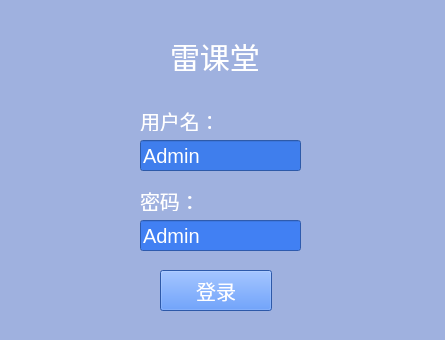
<?xml version="1.0" encoding="UTF-8"?>
<ui version="4.0">
 <class>LoginWindow</class>
 <widget class="QMainWindow" name="LoginWindow">
  <property name="geometry">
   <rect>
    <x>0</x>
    <y>0</y>
    <width>445</width>
    <height>340</height>
   </rect>
  </property>
  <property name="windowTitle">
   <string>登录</string>
  </property>
  <property name="styleSheet">
   <string notr="true">background-color:rgb(159, 177, 223)</string>
  </property>
  <widget class="QWidget" name="centralwidget">
   <widget class="QLineEdit" name="userName">
    <property name="geometry">
     <rect>
      <x>140</x>
      <y>140</y>
      <width>161</width>
      <height>31</height>
     </rect>
    </property>
    <property name="styleSheet">
     <string notr="true">color:rgb(255, 255, 255);
background-color: rgb(63, 126, 237);
font:20px;</string>
    </property>
    <property name="text">
     <string>Admin</string>
    </property>
   </widget>
   <widget class="QLabel" name="label">
    <property name="geometry">
     <rect>
      <x>140</x>
      <y>110</y>
      <width>71</width>
      <height>21</height>
     </rect>
    </property>
    <property name="styleSheet">
     <string notr="true">color: rgb(255, 255, 255);
font: 20px</string>
    </property>
    <property name="text">
     <string>用户名：</string>
    </property>
   </widget>
   <widget class="QLabel" name="label_2">
    <property name="geometry">
     <rect>
      <x>140</x>
      <y>190</y>
      <width>71</width>
      <height>21</height>
     </rect>
    </property>
    <property name="styleSheet">
     <string notr="true">color:rgb(255, 255, 255);
font:20px;</string>
    </property>
    <property name="text">
     <string>密码：</string>
    </property>
   </widget>
   <widget class="QLineEdit" name="userPassword">
    <property name="geometry">
     <rect>
      <x>140</x>
      <y>220</y>
      <width>161</width>
      <height>31</height>
     </rect>
    </property>
    <property name="styleSheet">
     <string notr="true">color:rgb(255, 255, 255);
background-color: rgb(65, 128, 243);
font:20px;</string>
    </property>
    <property name="text">
     <string>Admin</string>
    </property>
   </widget>
   <widget class="QLabel" name="label_3">
    <property name="geometry">
     <rect>
      <x>170</x>
      <y>40</y>
      <width>91</width>
      <height>31</height>
     </rect>
    </property>
    <property name="styleSheet">
     <string notr="true">font:30px;
color:rgb(255, 255, 255);
</string>
    </property>
    <property name="text">
     <string>雷课堂</string>
    </property>
   </widget>
   <widget class="QPushButton" name="loginButton">
    <property name="geometry">
     <rect>
      <x>160</x>
      <y>270</y>
      <width>112</width>
      <height>41</height>
     </rect>
    </property>
    <property name="styleSheet">
     <string notr="true">color: rgb(255, 255, 255);
background-color: rgb(63, 125, 237);
font:20px;
</string>
    </property>
    <property name="text">
     <string>登录</string>
    </property>
    <property name="checkable">
     <bool>false</bool>
    </property>
    <property name="checked">
     <bool>false</bool>
    </property>
   </widget>
  </widget>
 </widget>
 <resources/>
 <connections/>
</ui>
